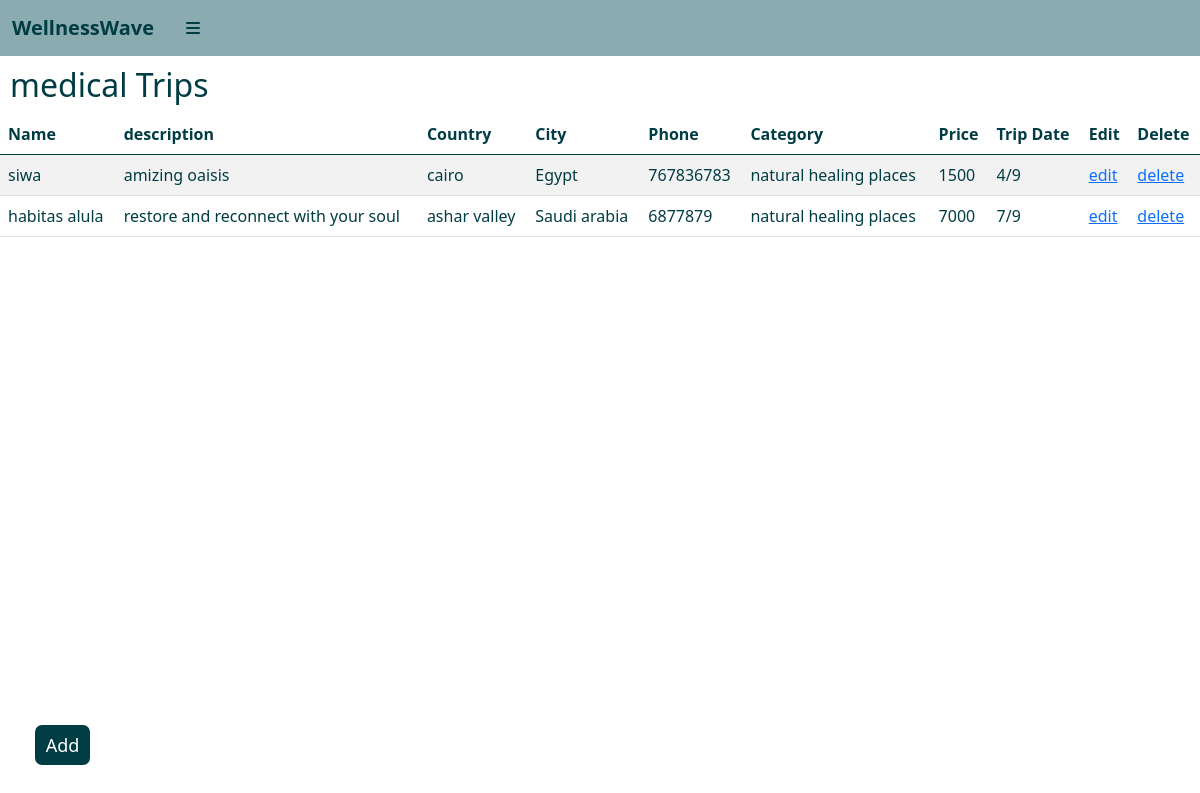
The app's page /wellness-wave-as-admin/ADtrips.php with its own data.
### tables this page shows
CREATE TABLE `naturalplaces` (
  `n_id` int(11) NOT NULL,
  `n_name` varchar(255) NOT NULL,
  `description` varchar(255) NOT NULL,
  `city` varchar(255) NOT NULL,
  `country` varchar(255) NOT NULL,
  `category_id` int(255) NOT NULL,
  `phone` varchar(255) NOT NULL,
  `price` int(11) NOT NULL,
  `trip_dates` varchar(255) NOT NULL,
  `image` longtext NOT NULL
);

CREATE TABLE `category` (
  `category_id` int(11) NOT NULL,
  `category_name` varchar(255) NOT NULL
);

### wellness-wave-as-admin/ADtrips.php (the view, shortened to what this page needs)
<?php
include("connection.php");
$join = "SELECT * FROM `naturalplaces` JOIN `category` ON `naturalplaces`. `category_id`=`category`.`category_id`";
$run_join = mysqli_query($connect, $join);
?>
<!DOCTYPE html>
<html lang="en">
<head>
    <link rel="stylesheet" href="CSS/bootstrap.min.css">
    <link rel="stylesheet" href="https://cdnjs.cloudflare.com/ajax/libs/font-awesome/6.5.2/css/all.min.css">
    <link rel="stylesheet" href="CSS/ADtrips.css">
</head>
<body>
    <div class="main close-nav" id="mainDiv">
        <nav class="navbar navbar-expand-lg navbar-light bg-light">
            <div class="container-fluid">
                <a class="navbar-brand" href="#">WellnessWave</a>
                <div class="collapse navbar-collapse" id="navbarSupportedContent">
                    <li class="nav-item ">
                        <a id="toggleBtn" class="nav-link " href="#" tabindex="-1" aria-disabled="true">
                            <i class="fa-solid fa-bars">
                            </i>
                        </a>
                    </li>
                </div>
            </div>
        </nav>
        <div class="head">
            <h2> medical Trips</h2>
            <table id="example" class="table table-striped" style="width:100%">
                <thead>
                    <tr>
                        <th>Name</th>
                        <th>description</th>
                        <th>Country</th>
                        <th>City</th>
                        <th>Phone</th>
                        <th>Category</th>
                        <th>Price</th>
                        <th>Trip Date</th>
                        <th>Edit</th>
                        <th>Delete</th>
                    </tr>
                </thead>
                <tbody>
                    <?php
    foreach($run_join as $key) { ?>
    <tr>
      <td><?php echo $key['n_name']; ?></td>
      <td><?php echo $key['description']; ?></td>
      <td><?php echo $key['city']; ?></td>
      <td><?php echo $key['country']; ?></td>
      <td><?php echo $key['phone']; ?></td>
      <td><?php echo $key['category_name']; ?></td>
      <td><?php echo $key['price']; ?></td>
      <td><?php echo $key['trip_dates']; ?></td>
      <td><a href="tripform.php?edit=<?php echo $key['n_id']; ?>">edit</a></td>
      <td><a href="ADtrips.php?delete=<?php echo $key['n_id']; ?>">delete</a></td>
    </tr>
    <?php
    } ?>
                </tbody>
            </table>
        </div>
         <div class="add">
            <a href="tripform.php"><button>
                Add
            </button></a>
         </div>
</body>
</html>

### wellness-wave-as-admin/css/ADtrips.css (style rules this page uses)
* { padding: 0; margin: 0; box-sizing: border-box; list-style: none; color: #003c43; }
.main { width: 80%; min-height: 100vh; position: absolute; left: 20%; }
.navbar { background-color: #054c5477 !important; color: #003c43 !important; }
.close-nav { width: 100%; left: 0; }
h2 { margin: 10px; }
.nav-link { transition: 0.2s; color: white !important; }
.navbar-brand { color: #003c43 !important; font-weight: bold; }
.add button { position: absolute; left: 35px; border: none; bottom: 35px; border-radius: 7px; background-color: #003c43; color: white; width: 55px; font-size: large; height: 40px; }

### records on screen
naturalplaces: n_name "siwa", description "amizing oaisis", city "cairo", country "Egypt", phone "767836783", category.category_name "natural healing places", price "1500", trip_dates "4/9"
naturalplaces: n_name "habitas alula", description "restore and reconnect with your soul", city "ashar valley", country "Saudi arabia", phone "6877879", category.category_name "natural healing places", price "7000", trip_dates "7/9"
